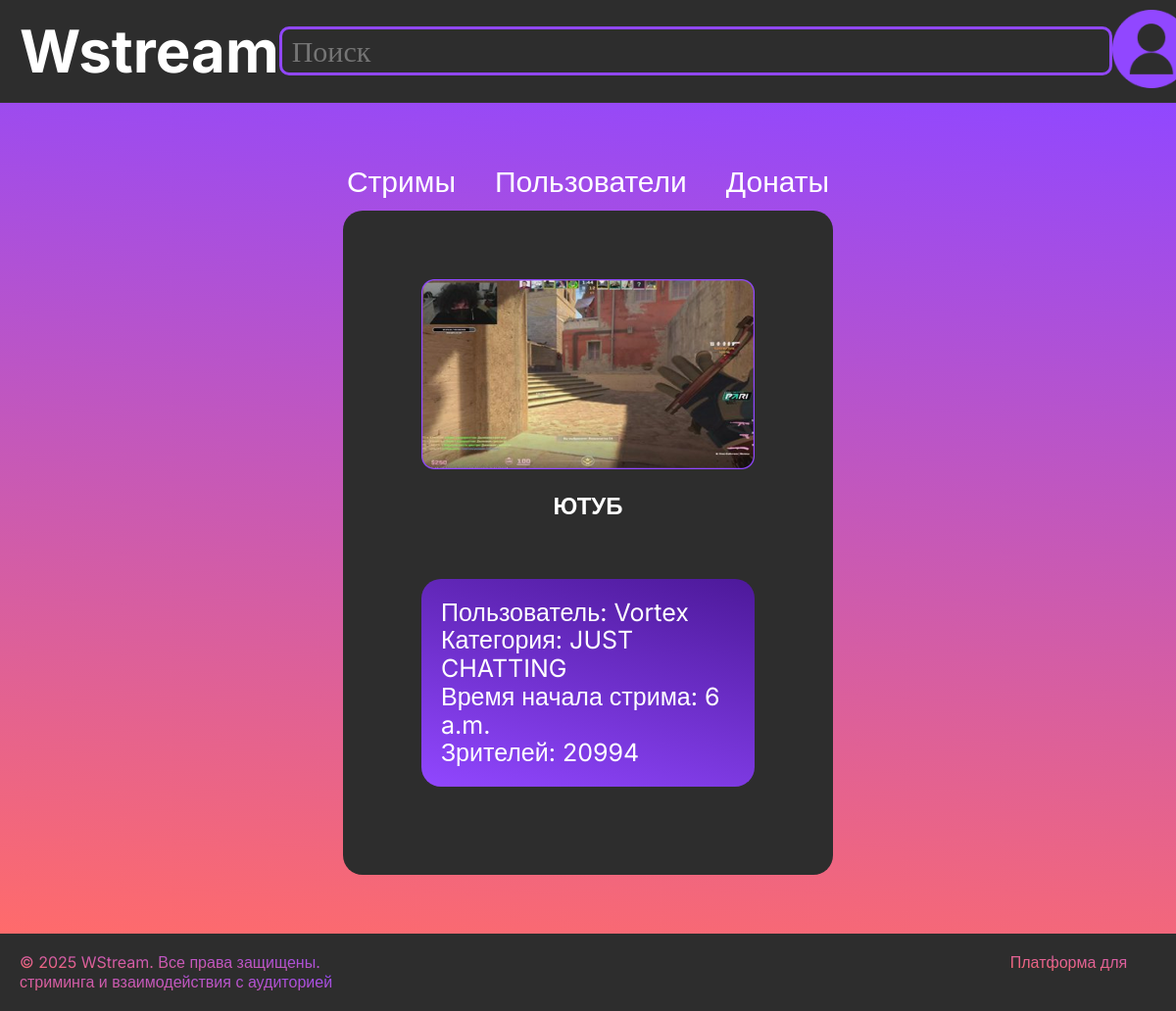
/, run on an earlier commit of the app's database.
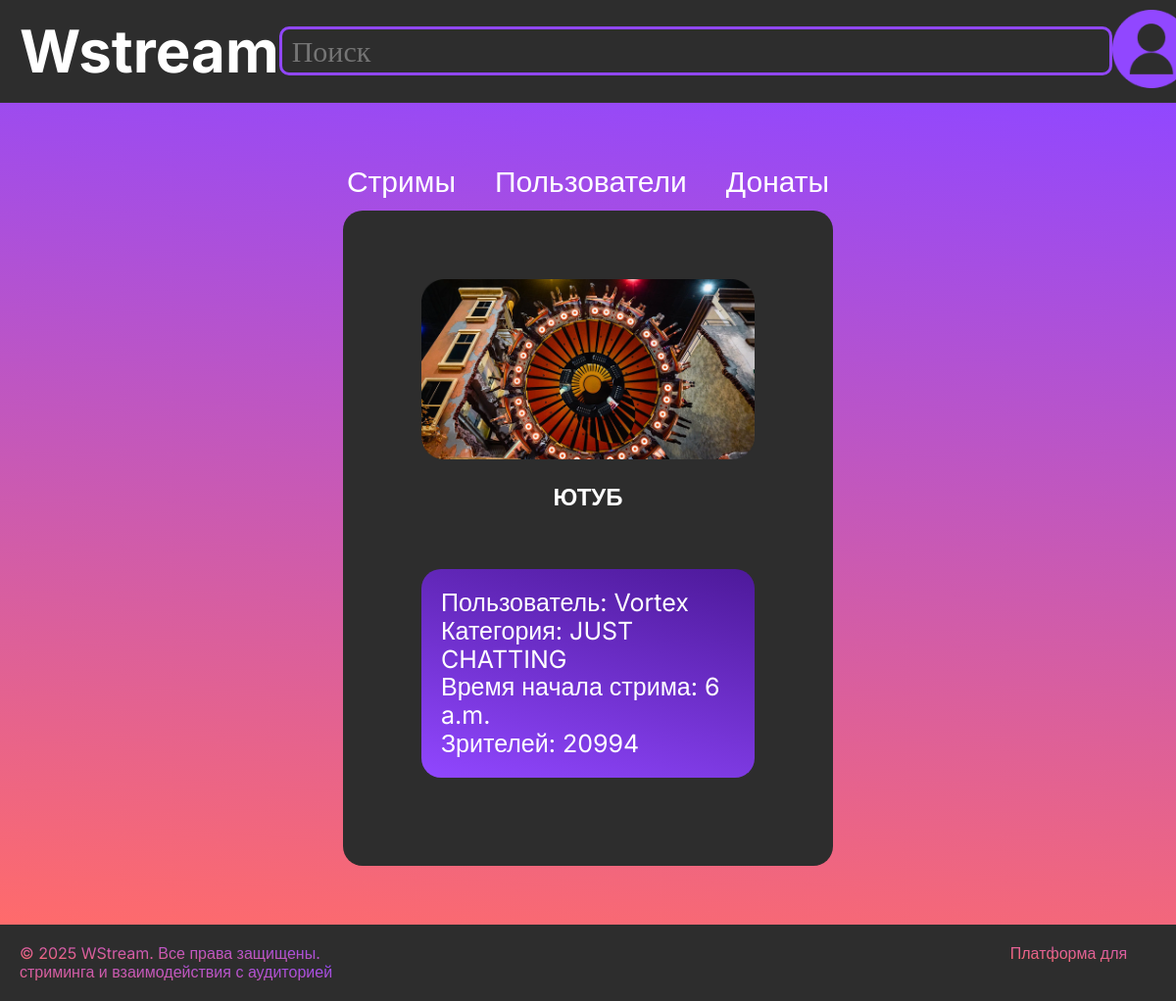
And on a later commit of the database.
### first_app/models.py (models this page shows, shortened)
class Streams(models.Model):
    cate = [
    ("IRL", "IRL"),
    ("CREATION", "CREATION"),
    ("ESPORTS", "ESPORTS"),
    ("GAMING", "GAMING"),
    ("MUSIC AND DJS", "MUSIC AND DJS"),
    ("JUST CHATTING", "JUST CHATTING")
]
    status = [
        ("Транслируется", "Транслируется"),
        ("Завершился", "Завершился")
    ]
    name = models.CharField('Название стрима', max_length=200)
    id_users = models.ForeignKey(Users, on_delete=models.SET_NULL, null=True, blank=True, verbose_name='Пользователь')
    category = models.CharField('Категрия', choices=cate)
    status = models.CharField('Статус', choices=status)
    preview = models.ImageField('Обложка', upload_to='stream-preview/', null=True, blank=True)
    start_time = models.TimeField('Время начала стрима')
    end_time = models.TimeField('Время окончания стрима', null=True, blank=True)
    max_viewers = models.IntegerField('макс. кол. зрителей', null=True, blank=True)
    class Meta:
        verbose_name = "Стрим"
        verbose_name_plural = "Стримы"
    @staticmethod
    def get_current_stream():
        return Streams.objects.filter(status="Транслируется").order_by('-id').first()

class Users(models.Model):
    rol = [
    ("Админ", "Админ"),
    ("Модератор", "Модератор"),
    ("Обычный пользователь", "Обычный пользователь")
]
    user_name = models.CharField(verbose_name='имя пользователя', max_length=30)
    email = models.EmailField("Почта", max_length=100)
    hash_particle = models.CharField('Хэш', max_length=100)
    registration_date = models.DateField("Дата регистрации")
    avatar = models.ImageField('Автарка', upload_to='users_photos/', null=True, blank=True)
    nickname = models.CharField("Никнейм", max_length=50)
    roles = models.CharField('Роль', max_length=50, choices=rol)
    class Meta:
        verbose_name = "Пользователь"
        verbose_name_plural = "Пользователи"

### first_app/views.py (the view)
# urls.py: path('', hello, name='hello'),
def hello(request):
    current_stream = Streams.get_current_stream()
    search_history = request.session.get('search_history', [])
    return render(request, 'base.html', {
        'current_stream': current_stream,
        'search_history': search_history
    })

### first_app/templates/base.html
{% extends "main.html" %}
{% load static %}
{% block main %}
<div class="container">
    <ul class="filter-list">
        <li class="filter-item">
            <a href="{% url 'page2' %}" class="gray">
                Стримы
            </a>
        </li>
        <li class="filter-item">
            <a href="{% url 'page4' %}" class="gray">
                Пользователи
            </a>
        </li>
        <li class="filter-item">
            <a href="{% url 'page3' %}" class="gray">
                Донаты
            </a>
        </li>
    </ul>
    {% if current_stream %}
    <a href="{% url 'page2' %}">
        <div class="main-list">
            <div class="stream">
                {% if current_stream.preview %}
                <img class="logo" src="{{ current_stream.preview.url }}" alt="stream">
                {% else %}
                <img class="logo" src="{% static 'images-maz/image (2).png' %}" alt="stream">
                {% endif %}
                <h2 class="name">{{ current_stream.name }}</h2>
            </div>
            <p class="info">
                Пользователь: {{ current_stream.id_users.nickname|default:"Неизвестно" }} <br>
                Категория: {{ current_stream.category }} <br>
                Время начала стрима: {{ current_stream.start_time }} <br>
                Зрителей: {{ current_stream.max_viewers|default:"0" }}
            </p>
        </div>
    </a>
    {% else %}
    <div class="no-stream">
        <h2>Сейчас нет активных стримов</h2>
        <p>Перейдите на страницу стримов, чтобы посмотреть все доступные трансляции</p>
        <a href="{% url 'page2' %}" class="btn">Посмотреть все стримы</a>
    </div>
    {% endif %}
</div>
{% endblock %}

What changed in the data, as far as the page shows it:
changed Streams "JUST CHATTING": preview: picture added
